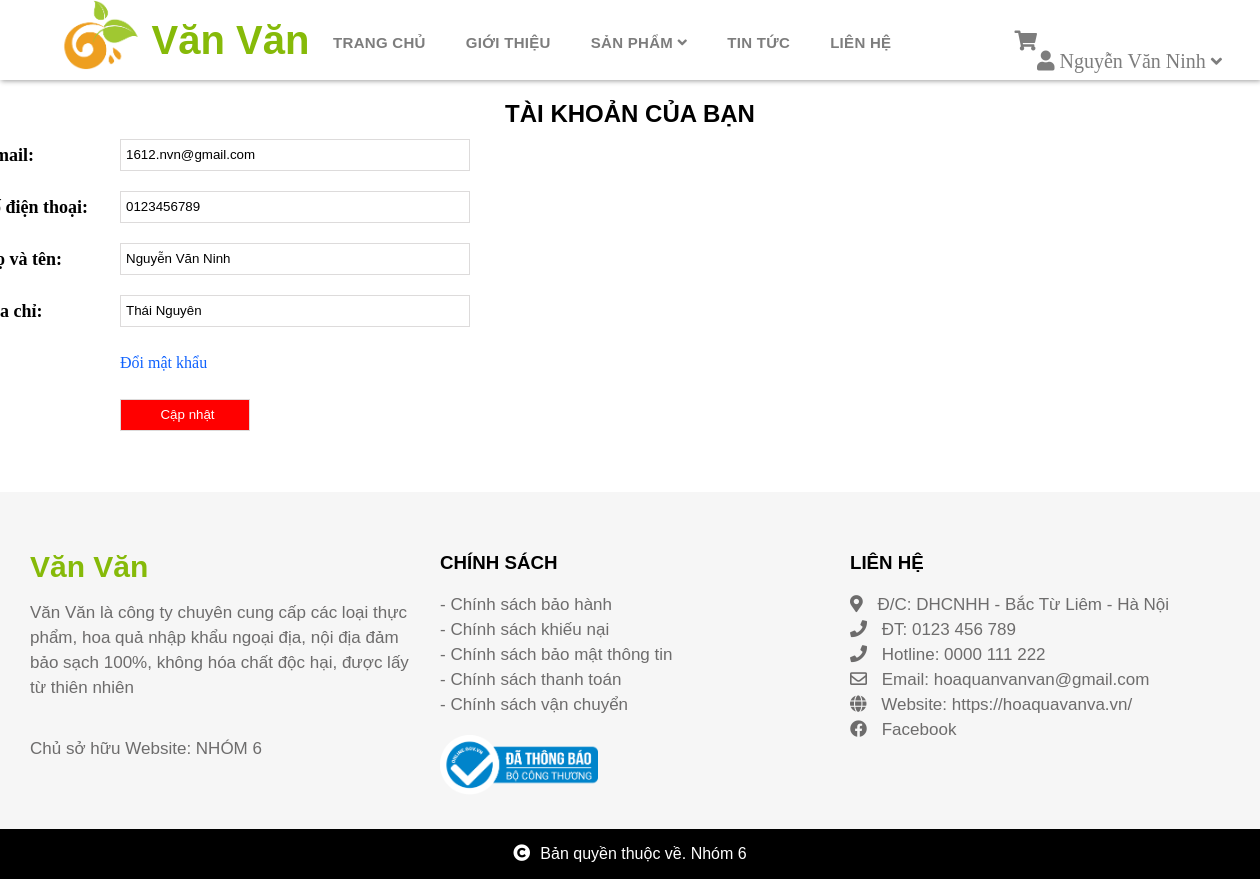
/user_info.php?u_id=23 (signed in), run on the app's committed database.
### tables this page shows
CREATE TABLE `user` (
  `user_id` int(11) NOT NULL,
  `password` varchar(255) NOT NULL,
  `name` varchar(255) NOT NULL,
  `address` varchar(255) NOT NULL,
  `email` varchar(255) NOT NULL,
  `phone` varchar(100) NOT NULL
);

### classes/user.php (called while the page is built, shortened)
<?php
    $filepath = realpath(dirname(__FILE__));
    include_once ($filepath.'/../lib/database.php');
    include "sendmail.php";
?>
<?php
    class user{
        private $db;
        public function __construct()
        {
            $this->db = new Database();
        }
        public function getuserbyId($id)
        {
            $query = "SELECT * FROM user WHERE user_id = '$id'";
                $result = $this->db->select($query);
                return $result;
        }
    }
?>

### classes/sendmail.php (called while the page is built, shortened)
<?php
$filepath = realpath(dirname(__FILE__));
?>

### lib/database.php (called while the page is built, shortened)
<?php
    class Database{
        public $host = DB_HOST;
        public $user = DB_USER;
        public $pass = DB_PASS;
        public $dbname = DB_NAME;
        public $link;
        private function connectDB(){
            $this->link =  new mysqli($this->host, $this->user, $this->pass, $this->dbname);
        }
        public function select($query){
            $result = $this->link->query($query) or die($this->link->error.__LINE__);
            if($result->num_rows > 0){
                return $result;
            }
            else {
                return false;
            }
        }
    }

### user_info.php (the view, shortened to what this page needs)
<?php
include "include/header.php";
?>
<?php
    if(!isset($_GET['u_id']) || $_GET['u_id'] == null){
        echo "<script>window.location = 'index.php'</script>";
    }
    else{
        $id = $_GET['u_id'];
        $result = $user->getuserbyId($id)->fetch_assoc();
    }
?>
<div class="content">
    <div class="user_info">
        <h2 style="text-align: center">TÀI KHOẢN CỦA BẠN</h2>
        <form action="" method="POST">
            <table>
                <tr>
                    <td><label for="">Email:</label></td>
                    <td><input readonly type="text" name="email" value="<?php echo $result['email']; ?>"></td>
                </tr>
                <tr>
                    <td><label for="">Số điện thoại:</label></td>
                    <td><input type="text" name="phone" value="<?php echo $result['phone']; ?>"></td>
                </tr>
                <tr>
                    <td><label for="">Họ và tên:</label></td>
                    <td><input type="text" name="name" value="<?php echo $result['name']; ?>"></td>
                </tr>
                <tr>
                    <td><label for="">Địa chỉ:</label></td>
                    <td><input type="text" name="address" value="<?php echo $result['address']; ?>"></td>
                </tr>
                <tr>
                    <td></td>
                    <td><a style="color: #0f62fe; margin-left: 30px;" href="change_pass.php">Đổi mật khẩu</a></td>
                </tr>
                <tr>
                    <td></td>
                    <td><input type="submit" name="submit" value="Cập nhật" class="btndk"></td>
                </tr>
            </table>
        </form>
    </div>
</div>
<?php
include "include/footer.php";
?>

### css/style.css (style rules this page uses)
* { padding: 0; margin: 0; }
a { text-decoration: none; }
h1, h2, h3, p { font-family: "Roboto Slab", sans-serif; }
.content { width: 1300px; margin-left: calc(50% - 650px); margin-top: 100px; margin-bottom: 50px; }
.btndk { border: none; color: white; width: 130px !important; display: inline-block; margin-right: 30px; background-color: red; cursor: pointer; }
.user_info table td { height: 50px; }
.user_info label { font-size: 18px; font-weight: bold; }
.user_info input { line-height: 30px; width: 350px; margin-left: 30px; box-sizing: border-box; border: 1px solid rgb(221, 219, 219); padding-left: 5px; }

### data on the page
user: email "1612.nvn@gmail.com", phone "0123456789", name "Nguyễn Văn Ninh", address "Thái Nguyên"

### other printed values
Session::get("name") "Nguyễn Văn Ninh"
